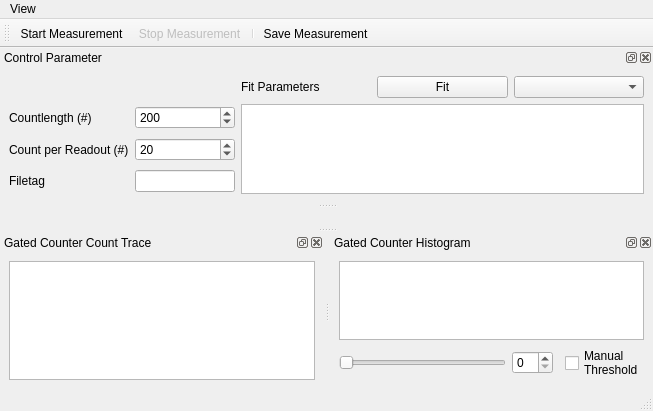
<?xml version="1.0" encoding="UTF-8"?>
<ui version="4.0">
 <class>MainWindow</class>
 <widget class="QMainWindow" name="MainWindow">
  <property name="geometry">
   <rect>
    <x>0</x>
    <y>0</y>
    <width>653</width>
    <height>411</height>
   </rect>
  </property>
  <property name="windowTitle">
   <string>qudi: Gated Counter</string>
  </property>
  <widget class="QWidget" name="centralwidget">
   <layout class="QGridLayout" name="gridLayout_2"/>
  </widget>
  <widget class="QMenuBar" name="menubar">
   <property name="geometry">
    <rect>
     <x>0</x>
     <y>0</y>
     <width>653</width>
     <height>21</height>
    </rect>
   </property>
   <widget class="QMenu" name="menuView">
    <property name="title">
     <string>View</string>
    </property>
    <addaction name="actionRestore_Default"/>
    <addaction name="actionClose"/>
   </widget>
   <addaction name="menuView"/>
  </widget>
  <widget class="QStatusBar" name="statusbar"/>
  <widget class="QToolBar" name="toolBar">
   <property name="enabled">
    <bool>true</bool>
   </property>
   <property name="windowTitle">
    <string>toolBar</string>
   </property>
   <attribute name="toolBarArea">
    <enum>TopToolBarArea</enum>
   </attribute>
   <attribute name="toolBarBreak">
    <bool>false</bool>
   </attribute>
   <addaction name="start_counter_Action"/>
   <addaction name="stop_counter_Action"/>
   <addaction name="separator"/>
   <addaction name="save_measurement_Action"/>
  </widget>
  <widget class="QDockWidget" name="count_trace_DockWidget">
   <property name="sizePolicy">
    <sizepolicy hsizetype="Preferred" vsizetype="Expanding">
     <horstretch>0</horstretch>
     <verstretch>0</verstretch>
    </sizepolicy>
   </property>
   <property name="minimumSize">
    <size>
     <width>117</width>
     <height>140</height>
    </size>
   </property>
   <property name="windowTitle">
    <string>Gated Counter Count Trace</string>
   </property>
   <attribute name="dockWidgetArea">
    <number>8</number>
   </attribute>
   <widget class="QWidget" name="dockWidgetContents_2">
    <layout class="QGridLayout" name="gridLayout_5">
     <item row="0" column="0">
      <layout class="QGridLayout" name="gridLayout_3">
       <item row="1" column="0">
        <widget class="PlotWidget" name="gated_count_trace_PlotWidget">
         <property name="sizePolicy">
          <sizepolicy hsizetype="Expanding" vsizetype="Preferred">
           <horstretch>0</horstretch>
           <verstretch>0</verstretch>
          </sizepolicy>
         </property>
        </widget>
       </item>
      </layout>
     </item>
    </layout>
   </widget>
  </widget>
  <widget class="QDockWidget" name="histogram_DockWidget">
   <property name="sizePolicy">
    <sizepolicy hsizetype="Preferred" vsizetype="Expanding">
     <horstretch>0</horstretch>
     <verstretch>0</verstretch>
    </sizepolicy>
   </property>
   <property name="windowTitle">
    <string>Gated Counter Histogram</string>
   </property>
   <attribute name="dockWidgetArea">
    <number>8</number>
   </attribute>
   <widget class="QWidget" name="dockWidgetContents_3">
    <layout class="QGridLayout" name="gridLayout_6">
     <item row="0" column="0">
      <layout class="QGridLayout" name="gridLayout_4">
       <item row="1" column="1">
        <widget class="QSpinBox" name="hist_bins_SpinBox"/>
       </item>
       <item row="1" column="0">
        <widget class="QSlider" name="hist_bins_Slider">
         <property name="toolTip">
          <string>&lt;html&gt;&lt;head/&gt;&lt;body&gt;&lt;p&gt;Set the amout of bins which are&lt;br/&gt;summed together to obtain a &lt;br/&gt;point  (as the summed value) in the &lt;br/&gt;histogram.&lt;/p&gt;&lt;/body&gt;&lt;/html&gt;</string>
         </property>
         <property name="orientation">
          <enum>Qt::Horizontal</enum>
         </property>
        </widget>
       </item>
       <item row="1" column="3">
        <widget class="QCheckBox" name="checkBox">
         <property name="text">
          <string>Manual
Threshold</string>
         </property>
        </widget>
       </item>
       <item row="0" column="0" colspan="4">
        <widget class="PlotWidget" name="histogram_PlotWidget">
         <property name="sizePolicy">
          <sizepolicy hsizetype="Expanding" vsizetype="Preferred">
           <horstretch>0</horstretch>
           <verstretch>0</verstretch>
          </sizepolicy>
         </property>
        </widget>
       </item>
      </layout>
     </item>
    </layout>
   </widget>
  </widget>
  <widget class="QDockWidget" name="control_param_DockWidget">
   <property name="sizePolicy">
    <sizepolicy hsizetype="Preferred" vsizetype="Minimum">
     <horstretch>0</horstretch>
     <verstretch>0</verstretch>
    </sizepolicy>
   </property>
   <property name="windowTitle">
    <string>Control Parameter</string>
   </property>
   <attribute name="dockWidgetArea">
    <number>4</number>
   </attribute>
   <widget class="QWidget" name="dockWidgetContents_4">
    <layout class="QGridLayout" name="gridLayout_7">
     <item row="0" column="0">
      <layout class="QGridLayout" name="gridLayout">
       <property name="sizeConstraint">
        <enum>QLayout::SetMinimumSize</enum>
       </property>
       <property name="spacing">
        <number>6</number>
       </property>
       <item row="1" column="0">
        <widget class="QLabel" name="label">
         <property name="sizePolicy">
          <sizepolicy hsizetype="Maximum" vsizetype="Preferred">
           <horstretch>0</horstretch>
           <verstretch>0</verstretch>
          </sizepolicy>
         </property>
         <property name="text">
          <string>Countlength (#)</string>
         </property>
        </widget>
       </item>
       <item row="2" column="0">
        <widget class="QLabel" name="label_3">
         <property name="text">
          <string>Count per Readout (#)</string>
         </property>
        </widget>
       </item>
       <item row="3" column="0">
        <widget class="QLabel" name="label_2">
         <property name="text">
          <string>Filetag</string>
         </property>
        </widget>
       </item>
       <item row="3" column="1">
        <widget class="QLineEdit" name="filetag_LineEdit">
         <property name="maximumSize">
          <size>
           <width>100</width>
           <height>16777215</height>
          </size>
         </property>
         <property name="toolTip">
          <string>&lt;html&gt;&lt;head/&gt;&lt;body&gt;&lt;p&gt;Enter the descriptive name for this&lt;br/&gt;measurement. The file will be saved with &lt;br/&gt;a date and timestamp prefix and the&lt;br/&gt;descriptive name will be append to that&lt;br/&gt;string.&lt;/p&gt;&lt;/body&gt;&lt;/html&gt;</string>
         </property>
        </widget>
       </item>
       <item row="1" column="1">
        <widget class="QSpinBox" name="count_length_SpinBox">
         <property name="sizePolicy">
          <sizepolicy hsizetype="Fixed" vsizetype="Fixed">
           <horstretch>0</horstretch>
           <verstretch>0</verstretch>
          </sizepolicy>
         </property>
         <property name="minimumSize">
          <size>
           <width>100</width>
           <height>0</height>
          </size>
         </property>
         <property name="toolTip">
          <string>&lt;html&gt;&lt;head/&gt;&lt;body&gt;&lt;p&gt;Maximal reserved bufferlength&lt;br/&gt;on the gated counting hardware.&lt;/p&gt;&lt;/body&gt;&lt;/html&gt;</string>
         </property>
         <property name="maximum">
          <number>1000000</number>
         </property>
         <property name="value">
          <number>200</number>
         </property>
        </widget>
       </item>
       <item row="2" column="1">
        <widget class="QSpinBox" name="count_per_readout_SpinBox">
         <property name="toolTip">
          <string>&lt;html&gt;&lt;head/&gt;&lt;body&gt;&lt;p&gt;Specify how many counts are read out&lt;br/&gt;at once per readout request to the &lt;br/&gt;hardware.&lt;br/&gt;This number won't affect the structure&lt;br/&gt;of the obtained data. With a higher &lt;br/&gt;number you will solely reduce the&lt;br/&gt;workload for the PC, since you descrease&lt;br/&gt;the readout processes per time.&lt;/p&gt;&lt;/body&gt;&lt;/html&gt;</string>
         </property>
         <property name="maximum">
          <number>1000000</number>
         </property>
         <property name="value">
          <number>20</number>
         </property>
        </widget>
       </item>
       <item row="0" column="2">
        <widget class="QLabel" name="label_4">
         <property name="text">
          <string>Fit Parameters</string>
         </property>
        </widget>
       </item>
       <item row="0" column="3">
        <widget class="QPushButton" name="fit_PushButton">
         <property name="enabled">
          <bool>true</bool>
         </property>
         <property name="text">
          <string>Fit</string>
         </property>
        </widget>
       </item>
       <item row="0" column="4">
        <widget class="QComboBox" name="fit_methods_ComboBox"/>
       </item>
       <item row="1" column="2" rowspan="3" colspan="3">
        <widget class="QTextEdit" name="fit_param_TextEdit">
         <property name="sizePolicy">
          <sizepolicy hsizetype="MinimumExpanding" vsizetype="Expanding">
           <horstretch>0</horstretch>
           <verstretch>0</verstretch>
          </sizepolicy>
         </property>
         <property name="minimumSize">
          <size>
           <width>0</width>
           <height>90</height>
          </size>
         </property>
        </widget>
       </item>
      </layout>
     </item>
    </layout>
   </widget>
  </widget>
  <action name="start_counter_Action">
   <property name="icon">
    <iconset>
     <normaloff>../../artwork/icons/qudiTheme/22x22/start-counter.png</normaloff>../../artwork/icons/qudiTheme/22x22/start-counter.png</iconset>
   </property>
   <property name="text">
    <string>Start Measurement</string>
   </property>
   <property name="toolTip">
    <string>Start Gated Counter Measurement</string>
   </property>
  </action>
  <action name="stop_counter_Action">
   <property name="enabled">
    <bool>false</bool>
   </property>
   <property name="icon">
    <iconset>
     <normaloff>../../artwork/icons/qudiTheme/22x22/stop-counter.png</normaloff>../../artwork/icons/qudiTheme/22x22/stop-counter.png</iconset>
   </property>
   <property name="text">
    <string>Stop Measurement</string>
   </property>
   <property name="toolTip">
    <string>Stop the Gated Counter Measurement</string>
   </property>
  </action>
  <action name="action_continue_measurement">
   <property name="icon">
    <iconset>
     <normaloff>../../artwork/icons/qudiTheme/36x36/play_resume_36x36.png</normaloff>../../artwork/icons/qudiTheme/36x36/play_resume_36x36.png</iconset>
   </property>
   <property name="text">
    <string>Continue Measurement</string>
   </property>
   <property name="toolTip">
    <string>Continue Gated Counter Measurement</string>
   </property>
  </action>
  <action name="save_measurement_Action">
   <property name="icon">
    <iconset>
     <normaloff>../../artwork/icons/oxygen/22x22/document-save.png</normaloff>../../artwork/icons/oxygen/22x22/document-save.png</iconset>
   </property>
   <property name="text">
    <string>Save Measurement</string>
   </property>
   <property name="toolTip">
    <string>Save the Measurement to File</string>
   </property>
  </action>
  <action name="actionRestore_Default">
   <property name="text">
    <string>Restore Default</string>
   </property>
  </action>
  <action name="actionClose">
   <property name="icon">
    <iconset>
     <normaloff>../../artwork/icons/oxygen/22x22/application-exit.png</normaloff>../../artwork/icons/oxygen/22x22/application-exit.png</iconset>
   </property>
   <property name="text">
    <string>Close</string>
   </property>
  </action>
 </widget>
 <customwidgets>
  <customwidget>
   <class>PlotWidget</class>
   <extends>QGraphicsView</extends>
   <header>pyqtgraph</header>
  </customwidget>
 </customwidgets>
 <resources/>
 <connections>
  <connection>
   <sender>actionClose</sender>
   <signal>triggered()</signal>
   <receiver>MainWindow</receiver>
   <slot>close()</slot>
   <hints>
    <hint type="sourcelabel">
     <x>-1</x>
     <y>-1</y>
    </hint>
    <hint type="destinationlabel">
     <x>326</x>
     <y>205</y>
    </hint>
   </hints>
  </connection>
 </connections>
</ui>
